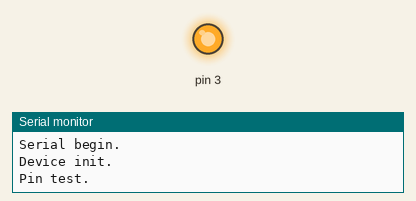
This program was run on a simulated Arduino Nano, built with avr-gcc and run on an emulated ATmega328P. On the bench: output pins drawn as LEDs (lit = HIGH), the last lines printed to the serial monitor.

Above: at 0.1 s.
At 1.1 s:
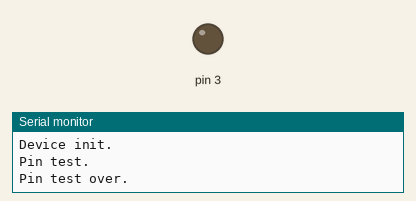
Timing chart, 0 to 2.6 s (numbered marks = the images above):
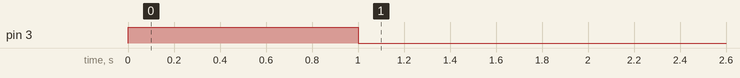

The program:

main.cpp
```cpp
#include <Arduino.h>
#include <ble/ble.hpp>

ble::device device{Serial};

void setup() {
    Serial.begin(9600);
    Serial.println("Serial begin.");

    device.init();
    Serial.println("Device init.");

    {
        pinMode(3, OUTPUT);
        Serial.println("Pin test.");
        analogWrite(3, 255);
        delay(1000);
        Serial.println("Pin test over.");
        analogWrite(3, 0);
    }
}

void loop() {
    auto *pkt = device.network.recvLoop();
    if (pkt != nullptr) {
        int16_t brightness = max(min(pkt->buffer[0] - 0x61, 25), 0);
        analogWrite(3, map(brightness, 0, 25, 0, 255));
    }

    device.network.sendLoop();
}
```

ble.cpp
```cpp
//
// Created by maros on 19/02/2022.
//

#include "ble.hpp"
#include <HardwareSerial.h>

void ble::device::init() {
    this->network.acquireBuffer();
}

void ble::device::term() {
    this->network.releaseBuffer();
}

ble::device::device(HardwareSerial& serial)
: network(serial) {

}

void ble::network::clearBuffer() {
    memset(this->buffer, 0, this->buffer_size);
    this->buffer_cursor = 0;
}

void ble::network::acquireBuffer() {
    this->buffer_cursor = 0;
    this->buffer_size = RX_PKT_BUFFER_SIZE;
    this->buffer = new uint8_t[this->buffer_size];

    this->clearBuffer();
}

void ble::network::releaseBuffer() {
    delete[] this->buffer;
}

ble::packet *ble::network::recvLoop() {
    ble::packet *pkt = nullptr;
    if (this->buffer == nullptr) {
        Serial.println("Buffer unavailable.");
        return pkt;
    }

    auto bytesAvailable = Serial.available();
    if (!bytesAvailable)
        return pkt;

    for (int i = 0; i < bytesAvailable; ++i) {
        auto byte = Serial.read();
        switch (byte) {
            case PACKET_STX: {
                // packet begin
                this->packet_begin = true;
            }
                break;
            case PACKET_ETX: {
                // packet end
                this->packet_begin = false;

                // cpy buffer
                {
                    auto *pkt_buffer = new uint8_t[this->buffer_cursor+1];
                    memcpy(pkt_buffer, this->buffer, this->buffer_cursor+1);

                    pkt = new ble::packet(this->buffer_cursor+1,
                                          pkt_buffer);
                }

                // clear packet buffer
                this->clearBuffer();
            }
                break;
            default: {
                if (!this->packet_begin)
                    break;
                // packet byte
                this->buffer[this->buffer_cursor++] = byte;
            }
                break;
        }
    }
    return pkt;
}

void ble::network::sendLoop() {

}
```

ble.hpp
```cpp
//
// Created by maros on 19/02/2022.
//

#ifndef UNTITLED_BLE_HPP
#define UNTITLED_BLE_HPP

#define PACKET_STX '+'
#define PACKET_ETX '-'

#define RX_PKT_BUFFER_SIZE 128
#define TX_PKT_BUFFER_SIZE 64

#include <HardwareSerial.h>
#include <stdint.h>

namespace ble {

    /**
     * Network packet.
     */
    class packet {
    public:
        uint64_t buffer_size;
        uint8_t *buffer;

        packet(uint64_t buffer_size, uint8_t *buffer)
                : buffer_size(buffer_size), buffer(buffer) {
        }

        ~packet() {
            delete[] buffer;
        }
    };

    /**
     * Represents network.
     */
    class network {
    private:
        friend class device;

    private:
        HardwareSerial* serial;

    private:
        uint8_t *buffer        = nullptr;
        uint64_t buffer_size   = 0;
        uint64_t buffer_cursor = 0;

    private:
        bool packet_begin = false;

    public:
        network(HardwareSerial& serial)
        : serial(&serial) {

        }
    protected:
        /**
         * Clears packet buffer.
         */
        void clearBuffer();

        /**
         * Acquires packet buffer.
         */
        void acquireBuffer();

        /**
         * Releases packet buffer.
         */
        void releaseBuffer();

    public:
        /**
         * Handles packet receiving.
         */
        ble::packet *recvLoop();

        /**
         * Handles packet sending.
         */
        void sendLoop();
    };

    /**
     * Represents device.
     */
    class device {
    public:
        ble::network network;

    public:
        device(HardwareSerial& serial);

    public:
        /**
         * Initializes connection with device.
         */
        void init();

        /**
         * Terminates connection with device.
         */
        void term();
    };
};


#endif //UNTITLED_BLE_HPP
```
